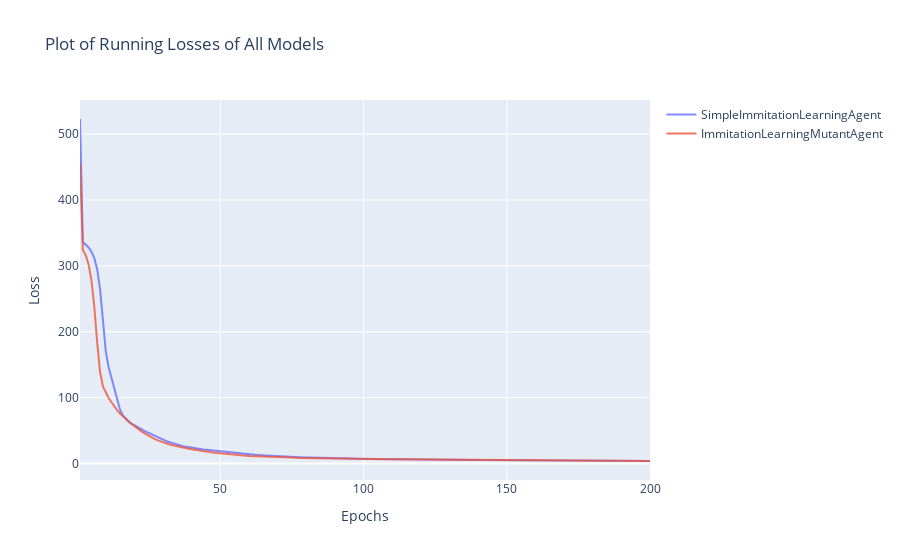

Notebook code for this chart:
### Code cell
import chart_studio.plotly as py
import plotly.graph_objects  as go
import plotly.express as ps
mydateparser = lambda x: datetime.datetime.strptime(x, "%Y-%m-%d %H:%M:%S +0000")
loss_plot = go.Figure(layout=dict(title=dict(text="Plot of Running Losses of All Models")))
legend = []
for i in range(len(run.data.final_data)):
    loss_op = run.data.final_data[i].loss
    agent_name = run.data.final_data[i].agent_name
    epochs = [j+1 for j in range(len(loss_op))]
    loss_plot.add_trace(go.Scatter(
                x=epochs,
                y=loss_op,
                name=agent_name,
                opacity=0.8))

loss_plot.update_layout(xaxis_title="Epochs",
    yaxis_title="Loss")
loss_plot.show()

### Figure 1 — Plotly figure (JSON) as saved in the notebook; plotly's stock layout.template omitted (floating-point values rounded to 4 significant figures; data arrays with more than 128 entries replaced by an {"elided": "..."} marker saying what was removed)
{"data": [{"name": "SimpleImmitationLearningAgent", "opacity": 0.8, "type": "scatter", "x": {"elided": "200 int values"}, "y": {"elided": "200 float values"}}, {"name": "ImmitationLearningMutantAgent", "opacity": 0.8, "type": "scatter", "x": {"elided": "200 int values"}, "y": {"elided": "200 float values"}}], "layout": {"title": {"text": "Plot of Running Losses of All Models"}, "xaxis": {"title": {"text": "Epochs"}}, "yaxis": {"title": {"text": "Loss"}}}}
